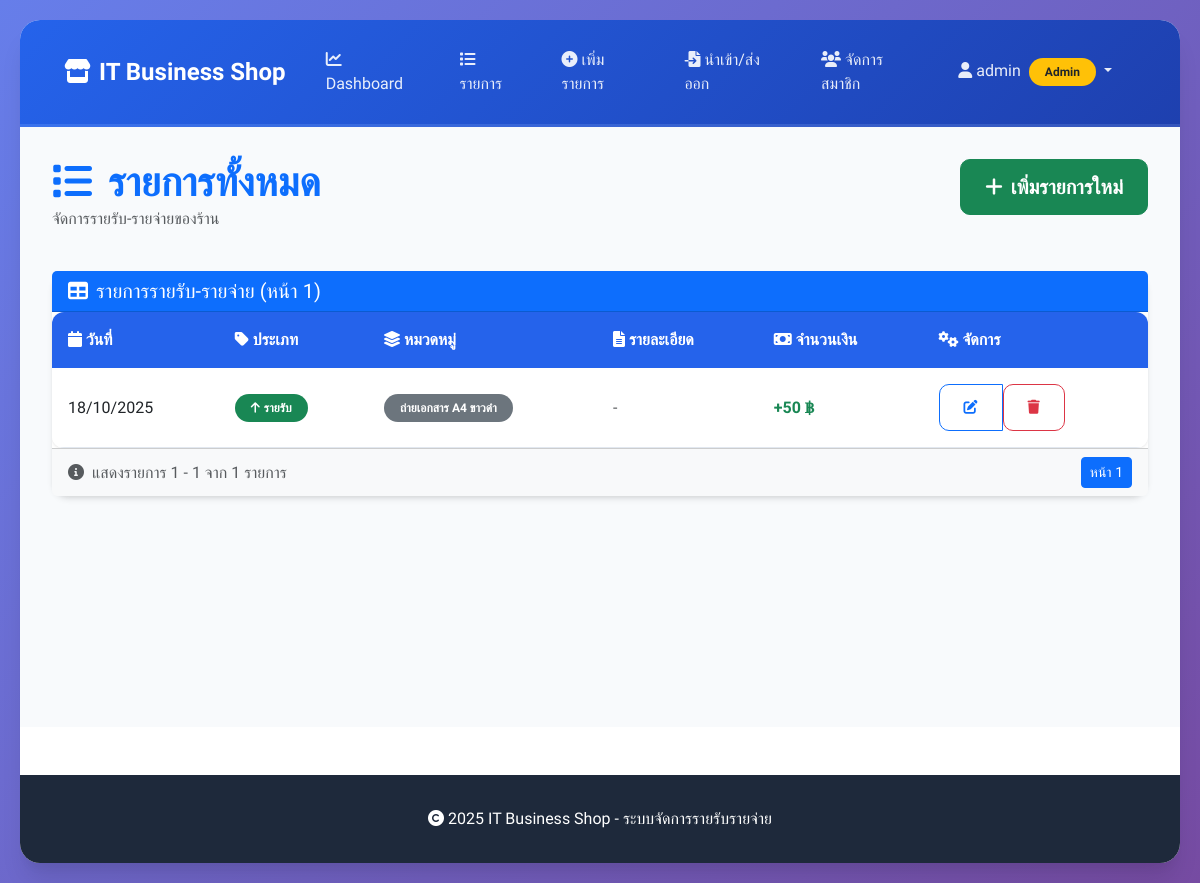
The app's page /entries (signed in) with its own data.
### models.py (models this page shows)
class User(Base):
    __tablename__ = 'users'
    id = Column(Integer, primary_key=True)
    username = Column(String(80), unique=True, nullable=False)
    password_hash = Column(String(255), nullable=False)
    email = Column(String(120), unique=True, nullable=False)
    role = Column(String(20), default='user')  # 'admin' or 'user'
    is_active = Column(Boolean, default=True)
    created_at = Column(DateTime, default=datetime.utcnow)

class Entry(Base):
    __tablename__ = 'entries'
    id = Column(Integer, primary_key=True)
    date = Column(Date, nullable=False)
    type = Column(String(10), nullable=False)  # 'income' or 'expense'
    category = Column(String(120), nullable=False)
    description = Column(Text, default='')
    amount = Column(Float, nullable=False)
    created_by = Column(Integer, ForeignKey('users.id'))
    created_at = Column(DateTime, default=datetime.utcnow)
    user = relationship('User')

### app_main.py (the view)
@app.route('/entries')
@login_required
def entries():
    try:
        page = int(request.args.get('page', 1))
        per_page = 10
        s = Session()
        total = s.query(Entry).count()
        items = s.query(Entry).order_by(Entry.date.desc()).offset((page-1)*per_page).limit(per_page).all()
        return render_template('entries.html', items=items, page=page, per_page=per_page, total=total)
    except Exception as e:
        return f'<h1>Entries Error</h1><p>{str(e)}</p>'

### app_main.py (called while the page is built)
@login_manager.user_loader
def load_user(user_id):
    try:
        s = Session()
        user = s.query(User).get(int(user_id))
        if user:
            return FlaskUser(user)
        return None
    except Exception as e:
        print(f"Error loading user: {e}")
        return None

    @property
    def is_authenticated(self):
        return True

    @property
    def username(self):
        return self._u.username

    @property
    def role(self):
        return self._u.role

### templates/entries.html (shortened to what this page needs)
{% extends 'base.html' %}
{% block content %}
<div class="row mb-4">
  <div class="col-md-8">
    <h1 class="display-6 fw-bold text-primary mb-0">
      <i class="fas fa-list me-3"></i>รายการทั้งหมด
    </h1>
    <p class="text-muted">จัดการรายรับ-รายจ่ายของร้าน</p>
  </div>
  <div class="col-md-4 text-end">
    <a href="{{ url_for('entry_new') }}" class="btn btn-success btn-lg">
      <i class="fas fa-plus me-2"></i>เพิ่มรายการใหม่
    </a>
  </div>
</div>
<div class="card">
  <div class="card-header bg-primary text-white">
    <h5 class="card-title mb-0">
      <i class="fas fa-table me-2"></i>รายการรายรับ-รายจ่าย (หน้า {{ page }})
    </h5>
  </div>
  <div class="card-body p-0">
    {% if items %}
    <div class="table-responsive">
      <table class="table table-hover mb-0">
        <thead>
          <tr>
            <th><i class="fas fa-calendar me-1"></i>วันที่</th>
            <th><i class="fas fa-tag me-1"></i>ประเภท</th>
            <th><i class="fas fa-layer-group me-1"></i>หมวดหมู่</th>
            <th><i class="fas fa-file-text me-1"></i>รายละเอียด</th>
            <th><i class="fas fa-money-bill me-1"></i>จำนวนเงิน</th>
            <th><i class="fas fa-cogs me-1"></i>จัดการ</th>
          </tr>
        </thead>
        <tbody>
          {% for it in items %}
          <tr>
            <td>{{ it.date.strftime('%d/%m/%Y') }}</td>
            <td>
              {% if it.type == 'income' %}
                <span class="badge bg-success">
                  <i class="fas fa-arrow-up me-1"></i>รายรับ
                </span>
              {% else %}
                <span class="badge bg-danger">
                  <i class="fas fa-arrow-down me-1"></i>รายจ่าย
                </span>
              {% endif %}
            </td>
            <td>
              <span class="badge bg-secondary">{{ it.category }}</span>
            </td>
            <td>
              {% if it.description %}
                {{ it.description[:50] }}{% if it.description|length > 50 %}...{% endif %}
              {% else %}
                <span class="text-muted">-</span>
              {% endif %}
            </td>
            <td class="fw-bold {{ 'text-success' if it.type == 'income' else 'text-danger' }}">
              {% if it.type == 'income' %}+{% else %}-{% endif %}{{ "{:,.0f}".format(it.amount) }} ฿
            </td>
            <td>
              <div class="btn-group" role="group">
                <a href="{{ url_for('entry_edit', id=it.id) }}" class="btn btn-sm btn-outline-primary">
                  <i class="fas fa-edit"></i>
                </a>
                <form action="{{ url_for('entry_delete', id=it.id) }}" method="post" style="display: inline;"
                      onsubmit="return confirm('ต้องการลบรายการนี้หรือไม่?')">
                  <button type="submit" class="btn btn-sm btn-outline-danger">
                    <i class="fas fa-trash"></i>
                  </button>
                </form>
              </div>
            </td>
          </tr>
          {% endfor %}
        </tbody>
      </table>
    </div>
    {% endif %}
  </div>
  {% if items %}
  <div class="card-footer bg-light">
    <div class="row align-items-center">
      <div class="col-md-6">
        <span class="text-muted">
          <i class="fas fa-info-circle me-1"></i>
          แสดงรายการ {{ ((page-1) * per_page + 1) }} - {{ (page * per_page if page * per_page <= total else total) }} จาก {{ total }} รายการ
        </span>
      </div>
      <div class="col-md-6">
        <nav aria-label="Page navigation">
          <ul class="pagination pagination-sm justify-content-end mb-0">
            <li class="page-item active">
              <span class="page-link">หน้า {{ page }}</span>
            </li>
          </ul>
        </nav>
      </div>
    </div>
  </div>
  {% endif %}
</div>
{% endblock %}

### templates/base.html (shortened to what this page needs)
<!doctype html>
<html lang="th">
<head>
  <link href="https://cdn.jsdelivr.net/npm/bootstrap@5.3.0/dist/css/bootstrap.min.css" rel="stylesheet">
  <link href="https://cdnjs.cloudflare.com/ajax/libs/font-awesome/6.0.0/css/all.min.css" rel="stylesheet">
</head>
<body>
  <div class="main-container">
    <nav class="navbar navbar-expand-lg navbar-custom">
      <div class="container-fluid">
        <a class="navbar-brand" href="{{ url_for('dashboard') }}">
          <i class="fas fa-store me-2"></i>IT Business Shop
        </a>
        <div class="collapse navbar-collapse" id="navbarNav">
          <ul class="navbar-nav me-auto">
            <li class="nav-item">
              <a class="nav-link" href="{{ url_for('dashboard') }}">
                <i class="fas fa-chart-line me-1"></i>Dashboard
              </a>
            </li>
            <li class="nav-item">
              <a class="nav-link" href="{{ url_for('entries') }}">
                <i class="fas fa-list me-1"></i>รายการ
              </a>
            </li>
            <li class="nav-item">
              <a class="nav-link" href="{{ url_for('entry_new') }}">
                <i class="fas fa-plus-circle me-1"></i>เพิ่มรายการ
              </a>
            </li>
            <li class="nav-item">
              <a class="nav-link" href="{{ url_for('import_csv') }}">
                <i class="fas fa-file-import me-1"></i>นำเข้า/ส่งออก
              </a>
            </li>
            {% if current_user.is_authenticated and current_user.role == 'admin' %}
            <li class="nav-item">
              <a class="nav-link" href="{{ url_for('members') }}">
                <i class="fas fa-users me-1"></i>จัดการสมาชิก
              </a>
            </li>
            {% endif %}
          </ul>
          <ul class="navbar-nav">
            {% if current_user.is_authenticated %}
            <li class="nav-item dropdown">
              <a class="nav-link dropdown-toggle" href="#" role="button" data-bs-toggle="dropdown" aria-expanded="false">
                <i class="fas fa-user me-1"></i>{{ current_user.username }}
                {% if current_user.role == 'admin' %}
                  <span class="badge bg-warning text-dark ms-1">Admin</span>
                {% endif %}
              </a>
            </li>
            {% else %}
            <li class="nav-item">
              <a class="nav-link" href="{{ url_for('login') }}">
                <i class="fas fa-sign-in-alt me-1"></i>เข้าสู่ระบบ
              </a>
            </li>
            {% endif %}
          </ul>
        </div>
      </div>
    </nav>
    <div class="content-area">
      {% block content %}{% endblock %}
    </div>
    <footer class="footer">
      <div class="container">
        <p class="mb-0">
          <i class="fas fa-copyright me-1"></i>2025 IT Business Shop - ระบบจัดการรายรับรายจ่าย
        </p>
      </div>
    </footer>
  </div>
</body>
</html>

### templates/base.html (style rules this page uses)
:root { --primary-color: #2563eb; --secondary-color: #1e40af; --success-color: #059669; --danger-color: #dc2626; --warning-color: #d97706; --info-color: #0891b2; --light-bg: #f8fafc; --dark-text: #1e293b; --border-color: #e2e8f0; }
body { font-family: 'Sarabun', sans-serif; background: linear-gradient(135deg, #667eea 0%, #764ba2 100%); min-height: 100vh; color: var(--dark-text); }
.main-container { background: white; border-radius: 20px; box-shadow: 0 20px 25px -5px rgba(0, 0, 0, 0.1), 0 10px 10px -5px rgba(0, 0, 0, 0.04); margin: 20px; overflow: hidden; }
.navbar-custom { background: linear-gradient(135deg, var(--primary-color) 0%, var(--secondary-color) 100%); padding: 1rem 2rem; border-bottom: 3px solid rgba(255,255,255,0.1); }
.navbar-brand { color: white !important; font-weight: 700; font-size: 1.5rem; }
.navbar-nav .nav-link { color: rgba(255,255,255,0.9) !important; font-weight: 500; margin: 0 0.5rem; padding: 0.75rem 1rem !important; border-radius: 8px; transition: all 0.3s ease; }
.content-area { padding: 2rem; background: var(--light-bg); min-height: calc(100vh - 200px); }
.card { border: none; border-radius: 16px; box-shadow: 0 4px 6px -1px rgba(0, 0, 0, 0.1), 0 2px 4px -1px rgba(0, 0, 0, 0.06); transition: all 0.3s ease; }
.btn { border-radius: 10px; font-weight: 600; padding: 0.75rem 1.5rem; transition: all 0.3s ease; }
.table { border-radius: 12px; overflow: hidden; box-shadow: 0 1px 3px 0 rgba(0, 0, 0, 0.1); }
.table th { background: var(--primary-color); color: white; font-weight: 600; border: none; padding: 1rem; }
.table td { padding: 1rem; vertical-align: middle; border-color: var(--border-color); }
.badge { font-weight: 600; padding: 0.5rem 1rem; border-radius: 20px; }
.footer { background: var(--dark-text); color: white; text-align: center; padding: 2rem; margin-top: 3rem; }

### records on screen
User: username "admin"
Entry: date "18/10/2025", type "income" (drawn), category "ถ่ายเอกสาร A4 ขาวดำ", amount "50"

### other values on screen
{{ page }} "1"
{{ ((page-1) * per_page + 1) }} "1"
{{ (page * per_page if page * per_page <= total else total) }} "1"
{{ total }} "1"
